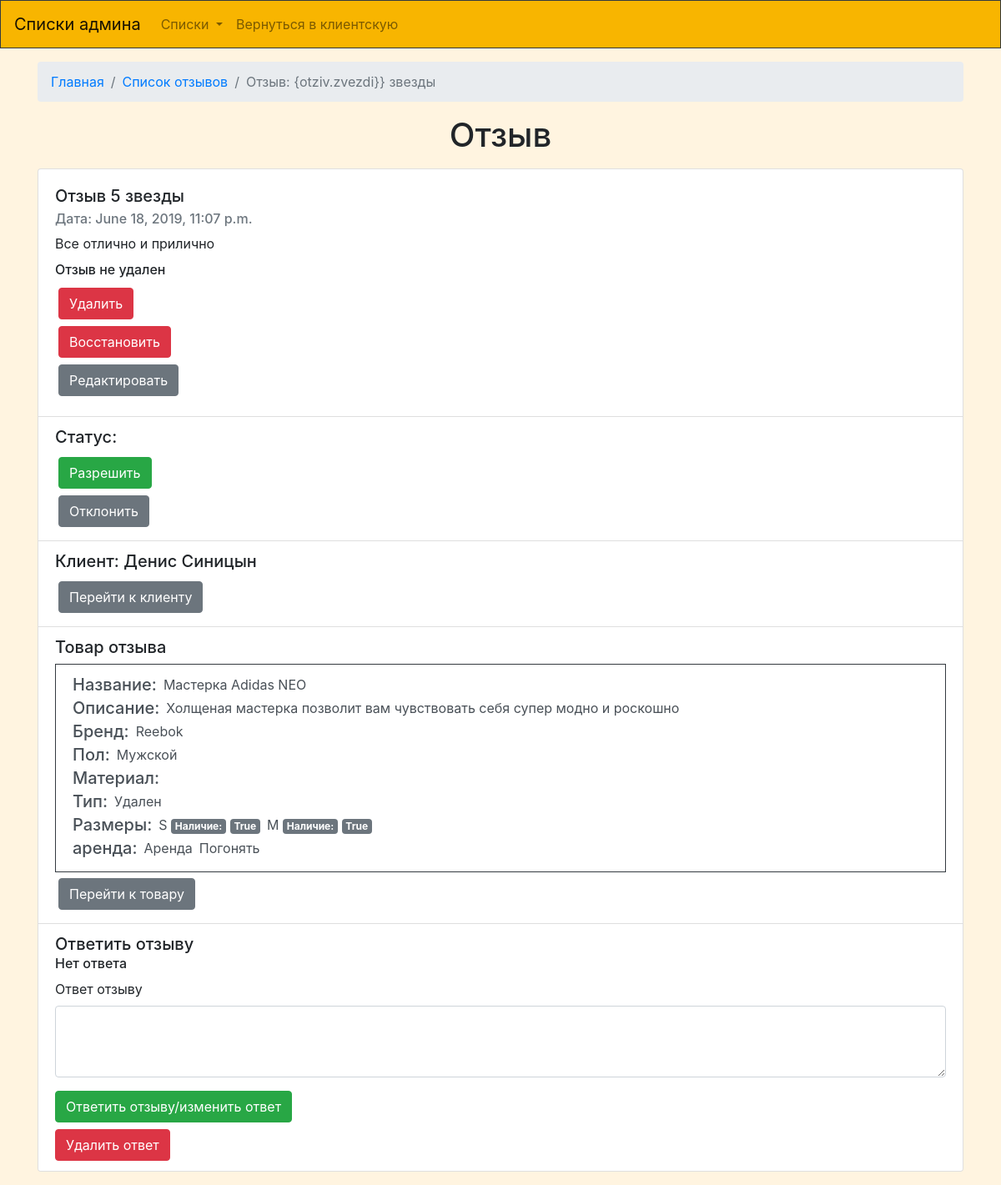
The page /admnotziv/7 (signed in) on the database its author committed.
### firstapp/models.py (models this page shows, shortened)
class Otziv (models.Model):
    Opisanie = models.TextField(db_index=True)
    zvezdi = models.IntegerField()
    Person = models.ForeignKey(Person, on_delete=models.CASCADE, null=True)
    Tovar = models.ForeignKey(Tovar, on_delete=models.CASCADE, null=True)
    date = models.DateTimeField(null=True)
    Set = models.ForeignKey(Set, on_delete=models.CASCADE, null=True)
    Status = models.TextField()
    delete = models.BooleanField(null=True)
    Otvet = models.TextField(null=True)
    nameperson = models.TextField(null=True)

class Person(models.Model):
    user = models.OneToOneField(User,on_delete = models.CASCADE, null=True)
    sex = models.BooleanField(null=True)
    phone = models.IntegerField(null=True)
    Vk = models.TextField(null=True);
    Insta = models.TextField(null=True);
    Status = models.CharField(max_length=20,null=True)
    DateReg = models.DateField(null=True);
    DataLast = models.DateTimeField(null=True);
    Zamoroz = models.BooleanField(null=True);
    Email = models.TextField(null=True)
    name = models.CharField(db_index=True,max_length=300)
    PhotoPerson = models.TextField(null=True)
    Bird = models.DateField(null=True)
    Adress = models.TextField(null=True)
    balance = models.FloatField(null=True)
    class Meta:
        unique_together = ( 'Email',)
    objects = models.Manager()

class Tovar (models.Model):
    name = models.CharField(db_index=True,max_length=100)
    Opisanie = models.TextField()
    brand = models.ForeignKey(Brand,on_delete=models.SET_NULL, null=True)
    DateAdd = models.DateTimeField()
    DateEdit = models.DateTimeField()
    Sex = models.ForeignKey(Sex, on_delete=models.SET_NULL, null=True)
    Material = models.TextField(null=True)
    Del = models.BooleanField()

class Brand (models.Model):
    name = models.CharField(db_index=True,max_length=100)

class Sex (models.Model):
    name = models.TextField()

class VidArendi (models.Model):
    name = models.CharField(max_length=50)
    vikup = models.BooleanField()
    opisanie = models.TextField()

### firstapp/views.py (the view, shortened to what this page needs)
# urls.py: path('admnotziv/<int:id>', views.AdmOtz),
def AdmOtz(req, id):
    if not req.user.is_authenticated:
        return HttpResponseRedirect('/auto/')
    if req.user.person.Status != "Админ":
        return HttpResponseRedirect('/main/')
    otz = adminOtzivi(req)
    dann = otz.OneOtz(id)
    return render(req, "Bot_Card-Otz.html", context=dann)

### firstapp/BAZA.py (called while the page is built)
    def GetOneOtz(self ,id):
        otziv = Otziv.objects.get(id=id)
        return otziv

### firstapp/BAZA_bue.py (called while the page is built)
    def miniNormTovar(self, tovar):
        size = SizeTovars.objects.filter(Tovar__id=tovar.id).values('Size__name','nalichie')
        arenda =  VidArendiTovars.objects.filter(tovar__id=tovar.id).values('vidArendi__name','stoimost','vikup','Vozvrat','platej')
        name = tovar.name
        opisanie = tovar.Opisanie
        brand = tovar.brand.name
        sex = tovar.Sex.name
        Material = tovar.Material
        Del = 'Не известно'
        if tovar.Del == True:
            Del = "Удален"
        else:
            Del = "Не удален"
        return {'size':size,'arenda':arenda, 'name':name,'opisanie':opisanie,'brand':brand,'sex':sex,'material':Material,'del':Del,'id':tovar.id}

### firstapp/views_Obr.py (called while the page is built)
    def OneOtz(self, id):
        otz = self.otz.GetOneOtz(id)
        dann = self.obr.OtziviMax(otz)
        return dann

### templates/Bot_Card-Otz.html (shortened to what this page needs)
{% extends "Bot_base.html" %}
{% load staticfiles %}
{% load widget_tweaks %}
{% block main %}
<div class="container mt-3 mb-3">
    <nav aria-label="breadcrumb">
        <ol class="breadcrumb">
            <li class="breadcrumb-item"><a href="">Главная</a></li>
            <li class="breadcrumb-item"><a href="/admnotzivi/">Список отзывов</a></li>
            <li class="breadcrumb-item active" aria-current="page">Отзыв: {otziv.zvezdi}} звезды </li>
        </ol>
    </nav>
    <h1 class="mb-3 text-center">Отзыв</h1>
    <div class="row">
        <div class="col">
            <div class="card" >
                <div class="card-body">
                     <h5 class="card-title">Отзыв {{otziv.zvezdi}} звезды</h5>
                        <h6 class="card-subtitle mb-2 text-muted">Дата: {{otziv.date}}</h6>
                    <p class="card-text">{{otziv.Opisanie}}</p>
					{% if otziv.delete %}
					<h6 class="card-subtitle mb-2">Отзыв удален</h6>
					{% else %}
					<h6 class="card-subtitle mb-2">Отзыв не удален</h6>
					{% endif %}
					<form method="POST" action="/admnotziv/{{otziv.id}}">
						<button type="sumbit" class="btn btn-danger m-1">Удалить</button>
					</form>
					<form method="POST" action="/admnotziv/{{otziv.id}}">
						<button type="sumbit" class="btn btn-danger m-1">Восстановить</button>
					</form>
                    <a href="/admeditotz/{{otziv.id}}" class="btn btn-secondary m-1">Редактировать</a>
                </div>
                <ul class="list-group list-group-flush">
                    <li class="list-group-item"><h5>Статус: {{otziv.Status}}</h5>
					<form method="POST" action="/admnotziv/{{otziv.id}}">
						<button id="okay"  class="btn btn-success m-1">Разрешить</button>
					</form>
					<form method="POST" action="/admnotziv/{{otziv.id}}">
						<button class="btn btn-secondary m-1">Отклонить</button>
					</form>
                    </li>
                    <li class="list-group-item"><h5>Клиент: {{client.name}}</h5>
                        <a href="/admnkardperson/{{client.id}}" class="btn btn-secondary m-1">Перейти к клиенту</a>
                    </li>
                    <li class="list-group-item"><h5>Товар отзыва</h5>
                        <a href="/admtovar/{{tovar.id}}" class="list-group-item list-group-item-action flex-column align-items-start border border-dark">
                            <div class="d-flex w-100 justify-content-start">
                                <h5 class="mb-1 mr-2">Название: </h5>
								<p class="mb-1">{{tovar.name}}</p>
                            </div>
							<div class="d-flex w-100 justify-content-start">
                                <h5 class="mb-1 mr-2">Описание: </h5>
								<p class="mb-1">{{tovar.opisanie}}</p>
                            </div>
							<div class="d-flex w-100 justify-content-start">
                                <h5 class="mb-1 mr-2">Бренд: </h5>
								<p class="mb-1">{{tovar.brand}}</p>
                            </div>
							<div class="d-flex w-100 justify-content-start">
                                <h5 class="mb-1 mr-2">Пол: </h5>
								<p class="mb-1">{{tovar.sex}}</p>
                            </div>
							<div class="d-flex w-100 justify-content-start">
                                <h5 class="mb-1 mr-2">Материал: </h5>
                            </div>
							<div class="d-flex w-100 justify-content-start">
                                <h5 class="mb-1 mr-2">Тип: </h5>
								<p class="mb-1">{{tovar.del}}</p>
                            </div>
							<div class="d-flex w-100 justify-content-start">
                                <h5 class="mb-1 mr-2">Размеры: </h5>
								{% for si in tovar.size %}
								<p class="mb-1 mr-2">{{si.Size__name}} <span class="badge badge-secondary"> Наличие: </span> <span class="badge badge-secondary"> {{si.nalichie}}</span></p>
								{% endfor %}
                            </div>
							 <div class="d-flex w-100 justify-content-start">
                                <h5 class="mb-1 mr-2">аренда: </h5>
								{% for ar in tovar.arenda %}
								<p class="mb-1 mr-2">{{ar.vidArendi__name}} </p>
								{% endfor %}
                            </div>
                             <a href="/admtovar/{{tovar.id}}" class="btn btn-secondary m-1 mt-2">Перейти к товару</a>
                        </a>
                    </li>
                    <li class="list-group-item"><h5>Ответить отзыву</h5>
					{% if otziv.otvet != None %}
					<h6 class="card-subtitle mt-3 ">Ответ отзыву</h6>
					<p class="card-text">{{otziv.otvet}}</p>
					{% else %}
					<h6 class="card-subtitle mb-2">Нет ответа</h6>
					{% endif %}
                        <form method="POST" action="/admnotziv/{{otziv.id}}">
                            <div class="form-group">
                                <label for="exampleFormControlTextarea1">Ответ отзыву</label>
                                <textarea class="form-control" id="exampleFormControlTextarea1" name="textotvet" rows="3"></textarea>
                            </div>
                            <button class="btn btn-success"> Ответить отзыву/изменить ответ </button>
                        </form>
						<form method="POST" class="mt-2" action="/admnotziv/{{otziv.id}}">
                            <button class="btn btn-danger"> Удалить ответ </button>
                        </form>
                    </li>
                </ul>
            </div>
        </div>
    </div>
</div>
{% endblock %}

### rows shown on the page
Otziv: date "June 18, 2019, 11:07 p.m.", Opisanie "Все отлично и прилично"
Person: name "Денис Синицын"
Tovar: name "Мастерка Adidas NEO", opisanie "Холщеная мастерка позволит вам чувствовать себя супер модно и роскошно"
Brand: brand "Reebok"
Sex: sex "Мужской"
VidArendi: vidArendi__name "Аренда"
VidArendi: vidArendi__name "Погонять"

### other values the page prints
{{ otziv.zvezdi }} "5"
{{ tovar.del }} "Удален"
{{ si.Size__name }} "S" "M"
{{ si.nalichie }} "True" "True"
